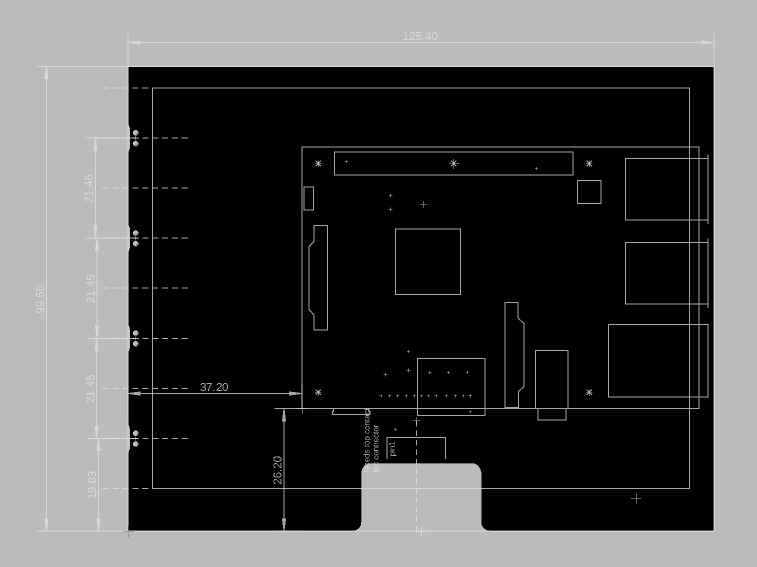
#> input picture inky-impression-5.7-drawing.png, 1514 x 1133 px (shown at 1/2 size)
$ python -i images.py   (imports and definitions only)
#> lines starting #> are read from the running program, lines starting #| are printed output that depends on the picture
#> further down, picture is the input picture: PIL image 1514x1133 RGBA; mean R, G, B, A 75.5, 75.5, 75.5, 255
from PIL import Image, ImageDraw, ImageFont, ImageOps

from .profiles import LEGACY, DisplayProfile

RESOLUTION = LEGACY.resolution
COLORS = ["black", "white", "green", "blue", "red", "yellow", "orange"]


def prepare(
    image: Image.Image,
    fit: str = "contain",
    rotation: int = 0,
    profile: DisplayProfile = LEGACY,
) -> Image.Image:
#> called with fit = 'contain', rotation = 0
    image = ImageOps.exif_transpose(image).convert("RGBA")
    background = Image.new("RGBA", image.size, "white")
#> background: PIL image 1514x1133 RGBA; every value is 255
    background.alpha_composite(image)
    image = background.convert("RGB").rotate(rotation, expand=True)
    if fit == "cover":
        return ImageOps.fit(image, profile.resolution, method=Image.Resampling.LANCZOS)
    if fit != "contain":
        raise ValueError(f"Unknown fit mode: {fit}")
    image = ImageOps.contain(image, profile.resolution, method=Image.Resampling.LANCZOS)
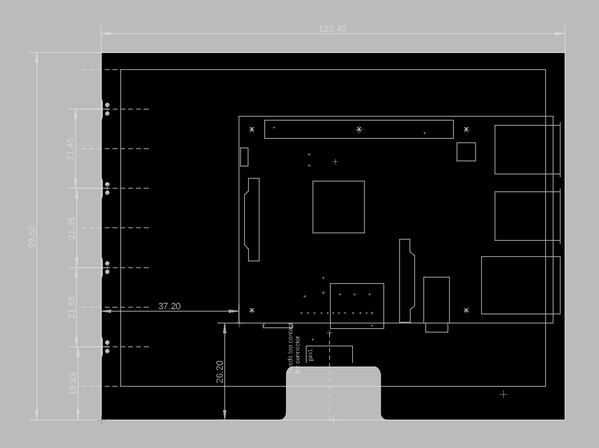
#> image: PIL image 599x448 RGB; min 0, max 234, mean 76
    result = Image.new("RGB", profile.resolution, "white")
#> result: PIL image 600x448 RGB; every value is 255
    result.paste(
        image,
        ((profile.resolution[0] - image.width) // 2, (profile.resolution[1] - image.height) // 2),
    )
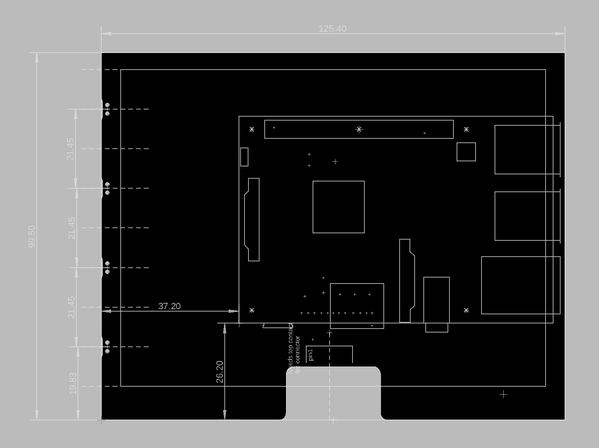
#> result: PIL image 600x448 RGB; min 0, max 255, mean 76.3
    return result


def sample(profile: DisplayProfile = LEGACY) -> Image.Image:
    image = Image.new("RGB", RESOLUTION, "white")
    draw = ImageDraw.Draw(image)
    large = ImageFont.load_default(size=64)
    medium = ImageFont.load_default(size=24)
    small = ImageFont.load_default(size=18)
    draw.rectangle((0, 0, 599, 11), fill="black")
    draw.text((32, 36), "Hello, MC.", font=large, fill="black")
    draw.text((34, 118), "A little less screen. A little more ink.", font=medium, fill="black")
    # Geometric mountains use all seven panel colours without photographic dithering.
    draw.ellipse((435, 172, 510, 247), fill="orange" if profile == LEGACY else "yellow")
    draw.polygon([(30, 335), (180, 180), (330, 335)], fill="blue")
    draw.polygon([(170, 335), (350, 213), (570, 335)], fill="green")
    draw.polygon([(135, 227), (180, 180), (225, 227)], fill="white")
    draw.polygon([(368, 335), (430, 267), (492, 335)], fill="red")
    draw.line((30, 336, 570, 336), fill="black", width=3)
    draw.text(
        (32, 353),
        "INKY / IMPRESSION 5.7" if profile == LEGACY else "INKY / " + profile.name.upper(),
        font=small,
        fill="black",
    )
    draw.text(
        (32, 379),
        f"{profile.resolution[0]} x {profile.resolution[1]} pixels   /   "
        f"{len(profile.inks)} colours   /   pi@inky.local",
        font=small,
        fill="black",
    )
    for index, color in enumerate(COLORS if profile == LEGACY else ["#" + c for c in profile.inks]):
        x = 32 + index * 77
        draw.rectangle((x, 415, x + 65, 434), fill=color, outline="black", width=1)
    return image if profile == LEGACY else prepare(image, profile=profile)

>>> from PIL import Image
>>> picture = Image.open('../inky-impression-5.7-drawing.png')
>>> result = prepare(picture)
